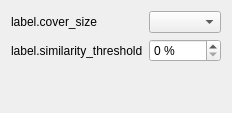
<?xml version="1.0" encoding="UTF-8"?>
<!--
SPDX-FileCopyrightText: Fabio Forni <development@redaril.me>
SPDX-License-Identifier: GPL-3.0-or-later
-->
<ui version="4.0">
  <class>Form</class>
  <widget class="QWidget" name="Form">
    <layout class="QGridLayout" name="gridLayout">
      <item row="0" column="0">
        <widget class="QLabel" name="sizeLabel">
          <property name="sizePolicy">
            <sizepolicy hsizetype="Expanding" vsizetype="Preferred">
              <horstretch>0</horstretch>
              <verstretch>0</verstretch>
            </sizepolicy>
          </property>
          <property name="text">
            <string>label.cover_size</string>
          </property>
        </widget>
      </item>
      <item row="0" column="2">
        <widget class="QComboBox" name="size" />
      </item>
      <item row="1" column="0" colspan="2">
        <widget class="QLabel" name="min_similarity_label">
          <property name="sizePolicy">
            <sizepolicy hsizetype="Expanding" vsizetype="Preferred">
              <horstretch>0</horstretch>
              <verstretch>0</verstretch>
            </sizepolicy>
          </property>
          <property name="text">
            <string>label.similarity_threshold</string>
          </property>
        </widget>
      </item>
      <item row="1" column="2">
        <widget class="QSpinBox" name="min_similarity">
          <property name="suffix">
            <string notr="true"> %</string>
          </property>
          <property name="maximum">
            <number>100</number>
          </property>
        </widget>
      </item>
      <item row="2" column="1">
        <spacer name="verticalSpacer">
          <property name="orientation">
            <enum>Qt::Vertical</enum>
          </property>
          <property name="sizeHint" stdset="0">
            <size>
              <width>20</width>
              <height>40</height>
            </size>
          </property>
        </spacer>
      </item>
    </layout>
  </widget>
  <resources />
  <connections />
</ui>
